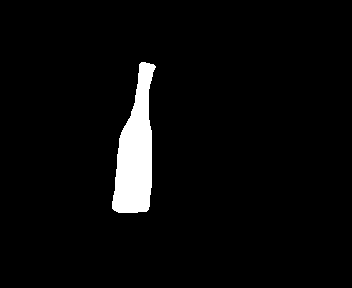
#> input picture data/bottle-07.gif, 352 x 288 px, found by its file name
$ python context-free_grammar.py
#> lines starting #> are read from the running program, lines starting #| are printed output that depends on the picture; after the words box and inside, x2 and y2 are one past the last pixel; in counts of white or black regions, pixels touching at a corner belong together
import numpy as np
import matplotlib.pyplot as plt
from PIL import Image
import math

# =============================================
# 1. CARGAR IMAGEN Y EXTRAER CONTORNO
# =============================================

def cargar_imagen_binaria(ruta):
    img = Image.open(ruta).convert('L')
#> img is the input picture: PIL image 352x288 L; 4% white; 1 white region, box (x1, y1, x2, y2) and area: (112, 62, 156, 213) 4017
    arr = np.array(img)
    return np.where(arr > 127, 255, 0).astype(np.uint8)


def extraer_contorno_ordenado(binary_img):
    """
    Extrae el contorno como lista ordenada de puntos (x, y)
    comenzando desde el píxel más arriba-izquierda.
    """
    filas, cols = binary_img.shape

    # Encontrar punto de inicio: primer píxel de objeto con fondo arriba o izquierda
    start = None
    for f in range(filas):
        for c in range(cols):
            if binary_img[f, c] == 255:
                if f == 0 or binary_img[f-1, c] == 0:
                    start = (c, f)  # (x, y)
                    break
        if start:
            break

    if start is None:
        return []

    # Trazar contorno con F8 para obtener puntos ordenados
    # Direcciones F8: 0=der, 1=der-abajo, 2=abajo, 3=izq-abajo,
    #                 4=izq, 5=izq-arriba, 6=arriba, 7=der-arriba
    moves = {0:(1,0), 1:(1,1), 2:(0,1), 3:(-1,1),
             4:(-1,0), 5:(-1,-1), 6:(0,-1), 7:(1,-1)}

    x, y = start
    contorno = [(x, y)]
    dir_actual = 0

    for _ in range(100000):
        # Buscar siguiente píxel de contorno
        # Empezar buscando desde dirección opuesta+1 (sentido antihorario)
        dir_busqueda = (dir_actual + 5) % 8
        encontrado = False

        for _ in range(8):
            dx, dy = moves[dir_busqueda]
            nx, ny = x + dx, y + dy
            if 0 <= ny < filas and 0 <= nx < cols:
                if binary_img[ny, nx] == 255:
                    dir_actual = dir_busqueda
                    x, y = nx, ny
                    encontrado = True
                    break
            dir_busqueda = (dir_busqueda + 1) % 8

        if not encontrado:
            break

        if (x, y) == start and len(contorno) > 2:
            break

        contorno.append((x, y))

    return contorno


# =============================================
# 2. CÓDIGO AF8 DEL CONTORNO
# =============================================

def contorno_a_f8(contorno):
    """Convierte lista de puntos a código F8."""
    dir_map = {(1,0):0, (1,1):1, (0,1):2, (-1,1):3,
               (-1,0):4, (-1,-1):5, (0,-1):6, (1,-1):7}
    f8 = []
    n = len(contorno)
    for i in range(n):
        cx, cy = contorno[i]
        nx, ny = contorno[(i+1) % n]
        dx, dy = nx - cx, ny - cy
        if (dx, dy) in dir_map:
            f8.append(dir_map[(dx, dy)])
    return f8


def f8_a_af8(f8):
    """Convierte F8 absoluto a AF8 relativo."""
    if not f8:
        return []
    af8 = []
    n = len(f8)
    for i in range(n):
        prev = f8[i-1]
        curr = f8[i]
        af8.append((curr - prev) % 8)
    return af8


# =============================================
# 3. CÁLCULO DE ISE ENTRE DOS PUNTOS DEL CONTORNO
# =============================================

def calcular_ise_segmento(contorno, idx_k, idx_k1):
    """
    Calcula ISE entre break points P_k y P_{k+1}.
    Usa la fórmula del paper (Definición 2.5 y 2.6):
    d²(pi, Pk->Pk+1) = ((xi-xk)(yk+1-yk) - (yi-yk)(xk+1-xk))²
                       / ((xi-xk+1)² + (yi-yk+1)²)
    sumado para todos los puntos del contorno entre k y k+1.
    """
    n = len(contorno)
    xk, yk   = contorno[idx_k]
    xk1, yk1 = contorno[idx_k1]

    # Distancia euclidiana entre los dos break points (denominador del ISE compartido)
    d = math.sqrt((xk1 - xk)**2 + (yk1 - yk)**2)
    if d == 0:
        return 0.0

    # Recorrer puntos del contorno entre k y k+1
    ise = 0.0
    idx = (idx_k + 1) % n
    while idx != idx_k1:
        xi, yi = contorno[idx]
        # Distancia del punto al segmento de línea
        num = ((xi - xk) * (yk1 - yk) - (yi - yk) * (xk1 - xk)) ** 2
        den = (xk1 - xk)**2 + (yk1 - yk)**2
        if den > 0:
            ise += num / den
        idx = (idx + 1) % n

    return ise


# [80 lines left out: functions longitud_arco, detectar_break_points, not called in this run]


def detectar_break_points_simple(contorno):
    """
    Detección simplificada de break points: puntos donde cambia
    significativamente la dirección del contorno (cambios en F8).
    Más robusta para imágenes reales.
    """
    n = len(contorno)
    if n < 3:
        return list(range(n))

    f8 = contorno_a_f8(contorno)
    af8 = f8_a_af8(f8)

    break_points = []

    for i in range(n):
        # Un break point ocurre donde el cambio relativo no es 0
        # (es decir, donde hay cambio de dirección)
        if af8[i] != 0:
            break_points.append(i)

    # Si hay muy pocos, usar todos
    if len(break_points) < 4:
        return list(range(0, n, max(1, n//20)))

    return break_points


# =============================================
# 5. ELIMINACIÓN DE BREAK POINTS
# =============================================

def eliminar_break_points(contorno, break_points, T):
    """
    Elimina break points innecesarios.

    List1 = [ISE(k,k+1), ISE(k+1,k+2), ...]
    List2 = [ISE(k,k+2), ISE(k+1,k+3), ...] (alternados)

    Elimina P_{k+1} si ISE_total - ISE(k,k+1) - ISE(k+1,k+2) + ISE(k,k+2) <= T
    """
    bps = list(break_points)
    m = len(bps)

    if m <= 3:
        return bps

    # Calcular List1: ISE entre break points consecutivos
    def get_ise(i, j):
        return calcular_ise_segmento(contorno, bps[i % m], bps[j % m])

    # Recalcular todo cuando cambia la lista
    improved = True
    while improved and len(bps) > 3:
        improved = False
        m = len(bps)

        # List1
        list1 = [calcular_ise_segmento(contorno, bps[i], bps[(i+1) % m])
                 for i in range(m)]
        ISE_total = sum(list1)

        if ISE_total > T:
            break

        # List2: ISE saltando un punto
        list2 = []
        for i in range(m):
            ise_skip = calcular_ise_segmento(contorno, bps[i], bps[(i+2) % m])
            list2.append((ise_skip, i))

        # Encontrar ISEMin en List2
        list2.sort(key=lambda x: x[0])
        ise_min, idx_k = list2[0]

        # Calcular nuevo ISE total si eliminamos bps[idx_k + 1]
        idx_k1 = (idx_k + 1) % m
        idx_k2 = (idx_k + 2) % m

        ise_k_k1  = list1[idx_k]
        ise_k1_k2 = list1[idx_k1]

        new_ISE_total = ISE_total - ise_k_k1 - ise_k1_k2 + ise_min

        if new_ISE_total <= T:
            # Eliminar bps[idx_k1]
            bps.pop(idx_k1)
            improved = True

    return bps


# =============================================
# 6. REORDENAMIENTO
# =============================================

# [10 lines left out: function calcular_ise_entre_puntos, not called in this run]


def vecinos_cercanos(contorno, idx, radio=2):
    """Devuelve los índices de los vecinos dentro de radio dado."""
    n = len(contorno)
    vecinos = []
    for d in range(-radio, radio+1):
        v_idx = (idx + d) % n
        vecinos.append(v_idx)
    return vecinos


def reordenar_break_points(contorno, break_points):
    """
    Reordenamiento de break points para minimizar ISE total.
    Versión simplificada del algoritmo de Dijkstra del paper.
    Prueba pequeños desplazamientos de cada break point y acepta
    si reduce el ISE total.
    """
    n = len(contorno)
    bps = list(break_points)
    m = len(bps)

    if m <= 3:
        return bps

    def ise_total(bp_list):
        total = 0
        for i in range(len(bp_list)):
            total += calcular_ise_segmento(
                contorno, bp_list[i], bp_list[(i+1) % len(bp_list)])
        return total

    mejor_ise = ise_total(bps)
    mejorado = True

    while mejorado:
        mejorado = False
        for i in range(m):
            vecinos = vecinos_cercanos(contorno, bps[i], radio=2)
            for v in vecinos:
                if v == bps[i]:
                    continue
                # Verificar que no colisione con otros break points
                if v in bps:
                    continue
                nuevos_bps = list(bps)
                nuevos_bps[i] = v
                nuevo_ise = ise_total(nuevos_bps)
                if nuevo_ise < mejor_ise:
                    mejor_ise = nuevo_ise
                    bps = nuevos_bps
                    mejorado = True
                    break

    return bps


# =============================================
# 7. ALGORITMO PRINCIPAL
# =============================================

def aproximacion_poligonal(contorno, T):
    """
    1. Detección de break points
    2. Eliminación de break points
    3. Reordenamiento
    Repite hasta convergencia.
    """
    n = len(contorno)
    print(f"  Contorno: {n} puntos")

    # Paso 1: Detección inicial de break points
    bps = detectar_break_points_simple(contorno)
    print(f"  Break points iniciales: {len(bps)}")

    # Calcular ISE inicial
    def ise_total(bp_list):
        total = 0
        m = len(bp_list)
        for i in range(m):
            total += calcular_ise_segmento(
                contorno, bp_list[i], bp_list[(i+1) % m])
        return total

    ise = ise_total(bps)
    print(f"  ISE inicial: {ise:.3f}  (T={T})")

    # Iterar eliminación + reordenamiento hasta convergencia
    list_anterior = None
    iteracion = 0
    max_iter = 20

    while iteracion < max_iter:
        iteracion += 1

        # Paso 2: Eliminación
        bps = eliminar_break_points(contorno, bps, T)

        # Paso 3: Reordenamiento
        bps = reordenar_break_points(contorno, bps)

        # Verificar convergencia
        ise_nuevo = ise_total(bps)
        print(f"  Iter {iteracion}: DP={len(bps)}, ISE={ise_nuevo:.3f}")

        if bps == list_anterior:
            print("  Convergencia alcanzada.")
            break
        list_anterior = list(bps)

    return bps


# =============================================
# 8. VISUALIZACIÓN
# =============================================

def visualizar_resultado(binary_img, contorno, break_points_indices, T, ruta):
    """
    Muestra:
    - Imagen binaria original
    - Contorno con break points marcados
    - Polígono aproximado (como en Figura 9 del paper)
    """
    fig, axes = plt.subplots(1, 3, figsize=(15, 5))
    fig.suptitle(f'Aproximación Poligonal  |  T={T}  |  DP={len(break_points_indices)}',
                 fontsize=13)

    # --- Imagen original ---
    axes[0].imshow(binary_img, cmap='gray')
    axes[0].set_title('Imagen binaria')
    axes[0].axis('off')

    # --- Contorno + break points ---
    axes[1].imshow(binary_img, cmap='gray')
    cx = [p[0] for p in contorno]
    cy = [p[1] for p in contorno]
    axes[1].plot(cx, cy, 'c-', linewidth=0.8, alpha=0.6, label='Contorno')

    bpx = [contorno[i][0] for i in break_points_indices]
    bpy = [contorno[i][1] for i in break_points_indices]
    axes[1].plot(bpx, bpy, 'ro', markersize=4, label=f'Break points ({len(break_points_indices)})')
    axes[1].set_title(f'Contorno + Break points')
    axes[1].legend(fontsize=8)
    axes[1].axis('off')

    # --- Polígono aproximado ---
    axes[2].imshow(binary_img, cmap='gray', alpha=0.4)

    # Dibujar polígono
    bpx_closed = bpx + [bpx[0]]
    bpy_closed = bpy + [bpy[0]]
    axes[2].plot(bpx_closed, bpy_closed, 'g-', linewidth=1.5, label='Polígono')
    axes[2].plot(bpx, bpy, 'ro', markersize=5)

    # Numerar los dominant points
    for idx_dp, (px, py) in enumerate(zip(bpx, bpy)):
        axes[2].annotate(str(idx_dp+1), (px, py),
                        textcoords="offset points", xytext=(3, 3),
                        fontsize=6, color='yellow')

    axes[2].set_title(f'Polígono aproximado\n(DP={len(break_points_indices)})')
    axes[2].legend(fontsize=8)
    axes[2].axis('off')

    plt.tight_layout()
    plt.show()

    # Métricas finales
    def ise_total(contorno, bp_list):
        total = 0
        m = len(bp_list)
        for i in range(m):
            total += calcular_ise_segmento(
                contorno, bp_list[i], bp_list[(i+1) % m])
        return total

    n = len(contorno)
    dp = len(break_points_indices)
    ise = ise_total(contorno, break_points_indices)
    cr  = n / dp if dp > 0 else 0
    fom = n / (dp * ise) if (dp * ise) > 0 else float('inf')

    print("\n" + "="*45)
    print("   CRITERIOS DE ERROR")
    print("="*45)
    print(f"  n  (tamaño contorno):  {n}")
    print(f"  DP (puntos dominantes):{dp}")
    print(f"  ISE:                   {ise:.4f}")
    print(f"  CR  = n/DP:            {cr:.3f}")
    print(f"  FOM = n/(DP·ISE):      {fom:.4f}")
    print("="*45)


# =============================================
# 9. MAIN
# =============================================

if __name__ == "__main__":

    ruta = r"C:\Users\delga\Documents\IMAGE_PRUEBA\bottle-07.gif"

    # Tolerancia T — ajusta este valor:
    # T pequeño = más break points, más detalle
    # T grande  = menos break points, más simplificado
    T = 50.0

    print(f"\nCargando imagen: {ruta}")
    binary_img = cargar_imagen_binaria(ruta)
    print(f"Tamaño: {binary_img.shape}")
#| Tamaño: (288, 352)

    print("\nExtrayendo contorno...")
    contorno = extraer_contorno_ordenado(binary_img)
#> contorno = 339 pairs, first value 112 to 155, second value 62 to 212
    print(f"Puntos en contorno: {len(contorno)}")
#| Puntos en contorno: 339

    if len(contorno) < 4:
        print("ERROR: contorno muy pequeño, revisa la imagen.")
    else:
        print(f"\nEjecutando Algorithm 1 (T={T})...")
        bps_finales = aproximacion_poligonal(contorno, T)
#> in aproximacion_poligonal, `n = len(contorno)`: n = 339
#|   Contorno: 339 puntos
#> the loop in contorno_a_f8, `for i in range(n):` made 339 passes
#> (cx, cy, nx, ny, dx, dy) on passes 1 to 3: (141, 62, 142, 62, 1, 0), (142, 62, 143, 62, 1, 0), (143, 62, 144, 62, 1, 0)
#> after the loop in contorno_a_f8, `for i in range(n):`: f8 = 339 values, max 7 at index 200, min 0 at index 0, mean 3.97
#> in f8_a_af8, `n = len(f8)`: n = 339
#> the loop in f8_a_af8, `for i in range(n):` made 339 passes
#> (prev, curr) on passes 1 to 3: (7, 0), (0, 0), (0, 0)
#|   Break points iniciales: 94
#|   ISE inicial: 0.000  (T=50.0)
#> the loop in aproximacion_poligonal, `while iteracion < max_iter:` made 3 passes
#|   Iter 1: DP=19, ISE=35.752
#|   Iter 2: DP=16, ISE=39.121
#|   Iter 3: DP=16, ISE=39.121

        print(f"\nDominant Points finales: {len(bps_finales)}")
#| Dominant Points finales: 16
        visualizar_resultado(binary_img, contorno, bps_finales, T, ruta)
#> the loop in visualizar_resultado, `for idx_dp, (px, py) in enumerate(zip(bpx, bpy)):` made 16 passes
#> (px, py) on passes 1 to 12: (143, 62), (154, 65), (148, 91), (148, 118), (151, 132), (151, 183), (148, 209), (146, 211), (118, 212), (112, 208), (117, 165), (117, 156)
#> in visualizar_resultado, `plt.show()`:
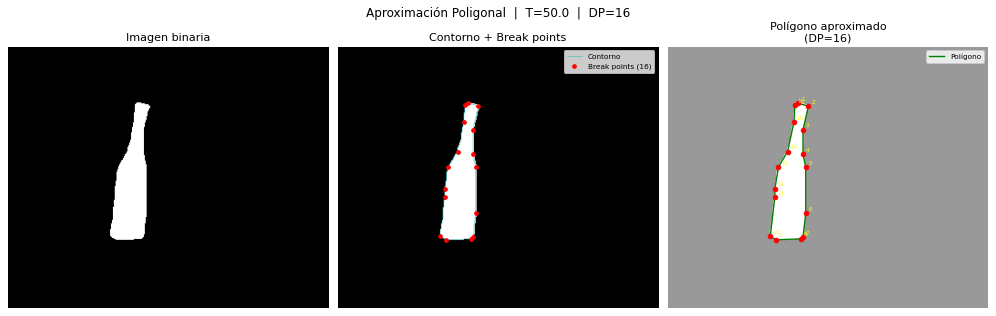
#> figure drawn by matplotlib, 3 panels
#|   n  (tamaño contorno):  339
#|   DP (puntos dominantes):16
#|   ISE:                   39.1211
#|   CR  = n/DP:            21.188
#|   FOM = n/(DP·ISE):      0.5416
